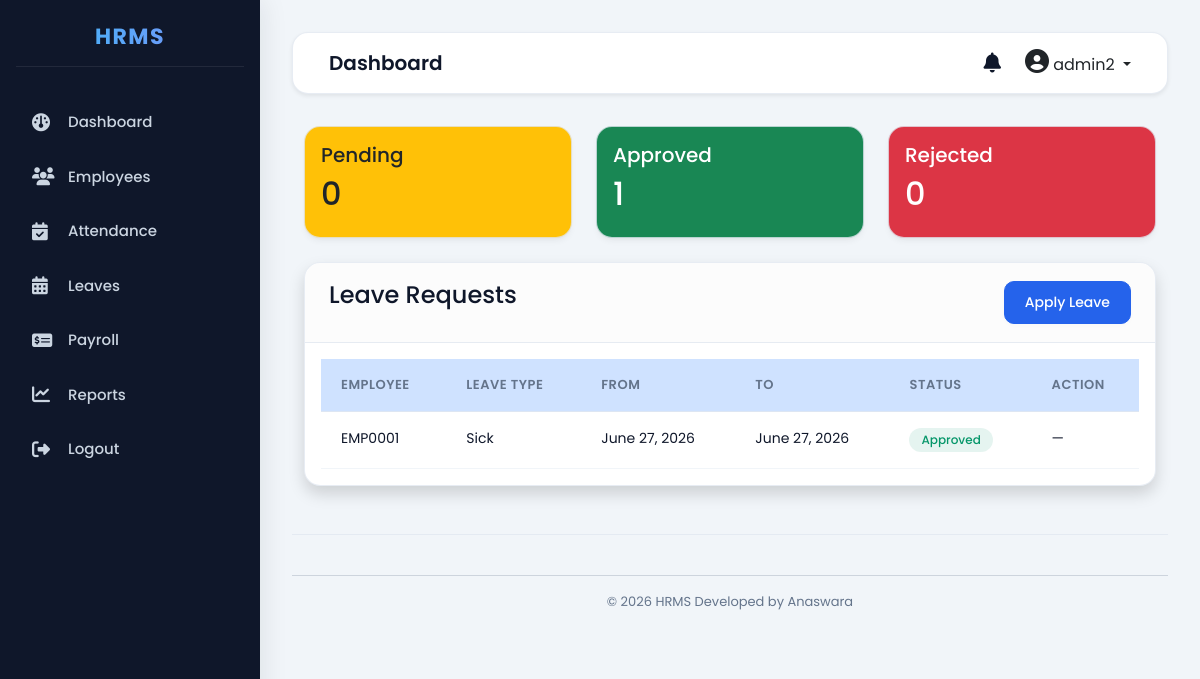
The app's page /leaves/ (signed in) with its own data.
### accounts/models.py (models this page shows, shortened)
class User(AbstractUser):
    ROLE_CHOICES = (
        ('ADMIN', 'Admin'),
        ('HR', 'HR'),
        ('EMPLOYEE', 'Employee'),
    )
    role = models.CharField(
        max_length=20,
        choices=ROLE_CHOICES,
        default='EMPLOYEE'
    )

### leaves/models.py (models this page shows, shortened)
class Leave(models.Model):
    LEAVE_TYPES = (
        ("Casual", "Casual"),
        ("Sick", "Sick"),
        ("Annual", "Annual"),
    )
    STATUS = (
        ("Pending", "Pending"),
        ("Approved", "Approved"),
        ("Rejected", "Rejected"),
    )
    employee = models.ForeignKey(
        Employee,
        on_delete=models.CASCADE
    )
    leave_type = models.CharField(
        max_length=20,
        choices=LEAVE_TYPES
    )
    start_date = models.DateField()
    end_date = models.DateField()
    reason = models.TextField()
    status = models.CharField(
        max_length=20,
        choices=STATUS,
        default="Pending"
    )
    created_at = models.DateTimeField(
        auto_now_add=True
    )

### employees/models.py (models this page shows, shortened)
class Employee(models.Model):
    user = models.OneToOneField(
    User,
    on_delete=models.CASCADE,
    null=True,
    blank=True
)
    employee_id = models.CharField(max_length=20,unique=True)
    phone = models.CharField(max_length=15)
    department = models.CharField(max_length=100)
    designation = models.CharField(max_length=100)
    joining_date = models.DateField()
    salary = models.DecimalField(
        max_digits=10,
        decimal_places=2
    )

### leaves/views.py (the view)
@login_required
def leave_list(request):
    if request.user.role == 'EMPLOYEE':
        leaves = Leave.objects.filter(
            employee__user=request.user
        ).select_related("employee").order_by("-created_at")
        pending_count = leaves.filter(status="Pending").count()
        approved_count = leaves.filter(status="Approved").count()
        rejected_count = leaves.filter(status="Rejected").count()
    else:
        leaves = Leave.objects.select_related(
            "employee"
        ).all().order_by("-created_at")
        pending_count = Leave.objects.filter(status="Pending").count()
        approved_count = Leave.objects.filter(status="Approved").count()
        rejected_count = Leave.objects.filter(status="Rejected").count()
    context = {
        "leaves": leaves,
        "pending_count": pending_count,
        "approved_count": approved_count,
        "rejected_count": rejected_count,
    }
    return render(
        request,
        "leaves/leave_list.html",
        context
    )

### templates/leaves/leave_list.html (shortened to what this page needs)
{% extends 'base.html' %}
{% block content %}
<div class="row mb-4">
<div class="col-md-4">
<div class="card bg-warning text-dark p-3">
<h5>Pending</h5>
<h2>{{ pending_count }}</h2>
</div>
</div>
<div class="col-md-4">
<div class="card bg-success text-white p-3">
<h5>Approved</h5>
<h2>{{ approved_count }}</h2>
</div>
</div>
<div class="col-md-4">
<div class="card bg-danger text-white p-3">
<h5>Rejected</h5>
<h2>{{ rejected_count }}</h2>
</div>
</div>
</div>
<div class="card shadow">
<div class="card-header d-flex justify-content-between">
<h4>
Leave Requests
</h4>
<a
href="{% url 'apply_leave' %}"
class="btn btn-primary">
Apply Leave
</a>
</div>
<div class="card-body">
<table class="table table-hover">
<thead class="table-primary">
<tr>
<th>Employee</th>
<th>Leave Type</th>
<th>From</th>
<th>To</th>
<th>Status</th>
<th>Action</th>
</tr>
</thead>
<tbody>
{% for leave in leaves %}
<tr>
<td>
{{ leave.employee.employee_id }}
</td>
<td>
{{ leave.leave_type }}
</td>
<td>
{{ leave.start_date }}
</td>
<td>
{{ leave.end_date }}
</td>
<td>
{% if leave.status == "Approved" %}
<span class="badge bg-success">
Approved
</span>
{% elif leave.status == "Rejected" %}
<span class="badge bg-danger">
Rejected
</span>
{% else %}
<span class="badge bg-warning">
Pending
</span>
{% endif %}
</td>
<td>
{% if leave.status == "Pending" %}
    {% if leave.employee.user != request.user %}
        {% if request.user.role == "ADMIN" %}
            <a
            href="{% url 'approve_leave' leave.id %}"
            class="btn btn-success btn-sm">
            Approve
            </a>
            <a
            href="{% url 'reject_leave' leave.id %}"
            class="btn btn-danger btn-sm">
            Reject
            </a>
        {% elif request.user.role == "HR" %}
            {% if not leave.employee.user or leave.employee.user.role == "EMPLOYEE" %}
                <a
                href="{% url 'approve_leave' leave.id %}"
                class="btn btn-success btn-sm">
                Approve
                </a>
                <a
                href="{% url 'reject_leave' leave.id %}"
                class="btn btn-danger btn-sm">
                Reject
                </a>
            {% else %}
                —
            {% endif %}
        {% else %}
            —
        {% endif %}
    {% else %}
        —
    {% endif %}
{% else %}
—
{% endif %}
</td>
</tr>
{% empty %}
<tr>
<td colspan="6" class="text-center">
No Leave Requests Found
</td>
</tr>
{% endfor %}
</tbody>
</table>
</div>
</div>
{% endblock %}

### templates/includes/navbar.html (shortened to what this page needs)
<nav class="navbar navbar-expand-lg bg-white shadow-sm">
<div class="container-fluid">
<h4>
{% block page_title %}
Dashboard
{% endblock %}
</h4>
<div class="d-flex align-items-center">
<i class="fa fa-bell me-4 fs-5"></i>
<div class="dropdown">
<a
class="dropdown-toggle text-dark text-decoration-none"
data-bs-toggle="dropdown">
<i class="fa fa-user-circle fs-4"></i>
{{ request.user.username }}
</a>
</div>
</div>
</div>
</nav>

### static/css/style.css (style rules this page uses)
:root { --bg-primary: #f1f5f9; --sidebar-bg: #0f172a; --sidebar-hover: #1e293b; --card-bg: #ffffff; --card-border: rgba(226, 232, 240, 0.8); --text-main: #0f172a; --text-muted: #64748b; --accent-blue: #2563eb; --accent-indigo: #4f46e5; --accent-purple: #7c3aed; --accent-emerald: #059669; --accent-amber: #d97706; --accent-rose: #dc2626; --card-shadow: 0 4px 6px -1px rgba(0, 0, 0, 0.05), 0 2px 4px -1px rgba(0, 0, 0, 0.03); --border-radius: 16px; --transition-speed: 0.3s; }
body { background-color: var(--bg-primary); color: var(--text-main); font-family: 'Poppins', sans-serif; margin: 0; padding: 0; -webkit-font-smoothing: antialiased; min-height: 100vh; }
.navbar { background: var(--card-bg) !important; border: 1px solid var(--card-border); border-radius: var(--border-radius); padding: 16px 24px; margin-bottom: 32px; box-shadow: var(--card-shadow); }
.navbar h4 { font-size: 20px; font-weight: 600; color: var(--text-main); margin: 0; }
.card { background-color: var(--card-bg); border: 1px solid var(--card-border); border-radius: var(--border-radius); box-shadow: var(--card-shadow); transition: transform var(--transition-speed) ease, box-shadow var(--transition-speed) ease; overflow: hidden; }
.card-header { background-color: rgba(0, 0, 0, 0.01); border-bottom: 1px solid var(--card-border); padding: 18px 24px; font-size: 16px; font-weight: 600; color: var(--text-main); }
.table { margin: 0; border-collapse: separate; border-spacing: 0; }
.table thead { background-color: #f8fafc !important; }
.table thead th { font-size: 13px; font-weight: 600; text-transform: uppercase; letter-spacing: 0.5px; color: var(--text-muted); padding: 16px 20px; border: none; border-bottom: 1px solid var(--card-border); }
.table tbody tr { transition: background-color var(--transition-speed) ease; }
.table tbody td { padding: 16px 20px; font-size: 14px; color: var(--text-main); border-bottom: 1px solid #f1f5f9; }
.badge { padding: 6px 12px; font-size: 12px; font-weight: 500; border-radius: 9999px; }
.badge.bg-success { background-color: rgba(5, 150, 105, 0.1) !important; color: var(--accent-emerald) !important; }
.btn { padding: 10px 20px; font-size: 14px; font-weight: 500; border-radius: 10px; transition: all var(--transition-speed) ease; box-shadow: 0 2px 4px rgba(0, 0, 0, 0.02); }
.btn-primary { background-color: var(--accent-blue); border-color: var(--accent-blue); }
.container-fluid { animation: fadeInUp 0.4s ease-out forwards; }

### records on screen
User: user.username "admin2"
Leave: employee.employee_id "EMP0001", leave_type "Sick", start_date "June 27, 2026", end_date "June 27, 2026", status "Approved"

### other values on screen
{{ pending_count }} "0"
{{ approved_count }} "1"
{{ rejected_count }} "0"
